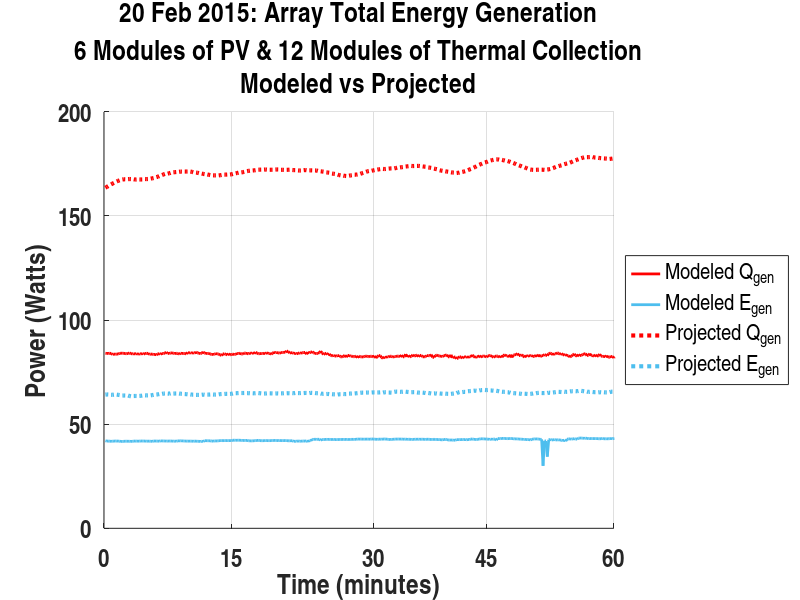

Reproduce this figure in MATLAB.
%% This plots the measured and project energy generattion from 
%% February 20th
%% Projective data assume higher R_theta and higher optical eta

clc;
clear all;

% ***** INIT
% Color Log
Turquoise = [0.301960796117783 0.745098054409027 0.933333337306976];
Purple = [0.494117647409439 0.184313729405403 0.556862771511078];
Grey = [0.7 0.7 0.7];

% 20-Feb Measured Qgen & Egen 

load('ICSolar.ICS_Skeleton_20_Feb_2015.mat','measured_Qgen_arrayTotal',...
    'measured_Egen_arrayTotal','Start','End','day');

figure('Color',[1 1 1]);
hold on;

axis([0 360 0 200]);

%Create Title
title({strcat(day,': Array Total Energy Generation'),...
    '6 Modules of PV & 12 Modules of Thermal Collection',...
    'Modeled vs Projected'},...
    'FontName','Arial Narrow',...
    'FontSize',18);

%Create xlabel
xlabel('Time (minutes)','FontName','Arial Narrow',...
    'FontSize',20,... % 15.4
    'FontWeight','bold');
set(gca,'XTickLabel',{'0','15','30','45','60'},...
    'FontName','arial narrow',...
    'FontSize',18,... % 14
    'FontWeight','bold'); 
set(gca,'XTick',[0 90 190 270 360]);
set(gca,'XGrid','on');

% Create ylabel
ylabel('Power (Watts)','FontName','Arial Narrow',...
    'FontSize',20,...
    'FontWeight','bold');
set(gca,'YGrid','on',...
    'FontName','arial narrow',...
    'FontSize',18,...
    'FontWeight','bold');


%Plot 

t_s_Egen = measured_Egen_arrayTotal(:,Start:End);
t_s_Qgen = measured_Qgen_arrayTotal(:,Start:End); 


plot(t_s_Qgen,'Color',[1 0 0],'DisplayName','t_o_Qgen','LineWidth',2);
plot(t_s_Egen,'Color',Turquoise,...
    'DisplayName','t_o_Egen','LineWidth',2);


%Plot Projected ...
clc;
clear all;

load('PROJECTED_ICSolar.ICS_Skeleton_20_Feb_2015.mat','Qgen_arrayTotal',...
    'Egen_arrayTotal','Start','End','day');
Turquoise = [0.301960796117783 0.745098054409027 0.933333337306976];

t_s_Qgen = Qgen_arrayTotal(:,Start:End);
t_s_Egen = Egen_arrayTotal(:,Start:End);
 


plot(t_s_Qgen,'Color',[1 0 0],...
    'LineWidth',3,...
    'LineStyle',':');
plot(t_s_Egen,'Color',Turquoise,...
    'LineWidth',3,...
    'LineStyle',':');

legend('Modeled Q_{gen}','Modeled E_{gen}',...
   'Projected Q_{gen}','Projected E_{gen}',...
    'Location','eastoutside');    %'southeast'
set(legend,'FontName','Arial Narrow');

filename = strcat(day,'Projected Energy');
savefig(filename);


